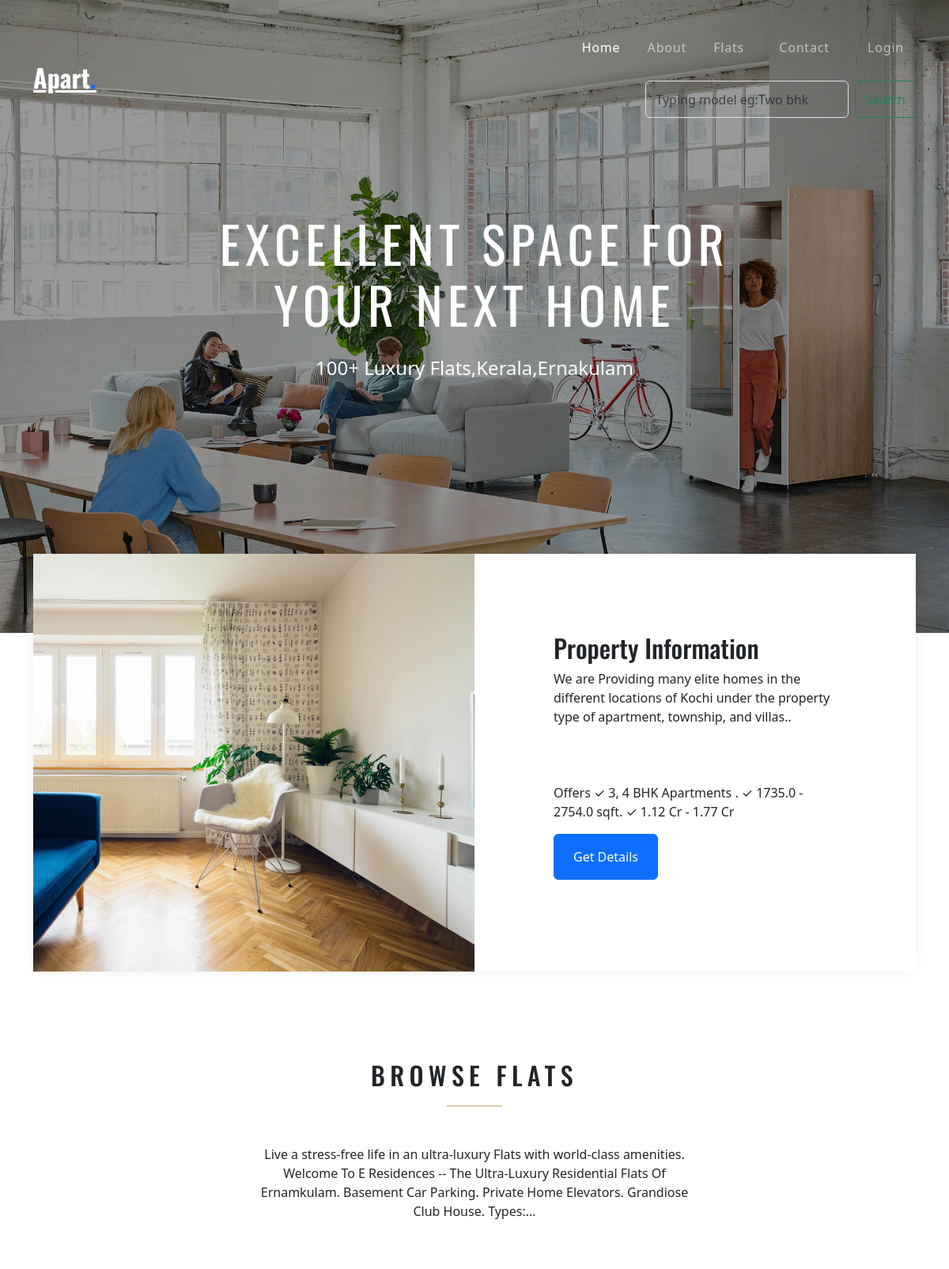
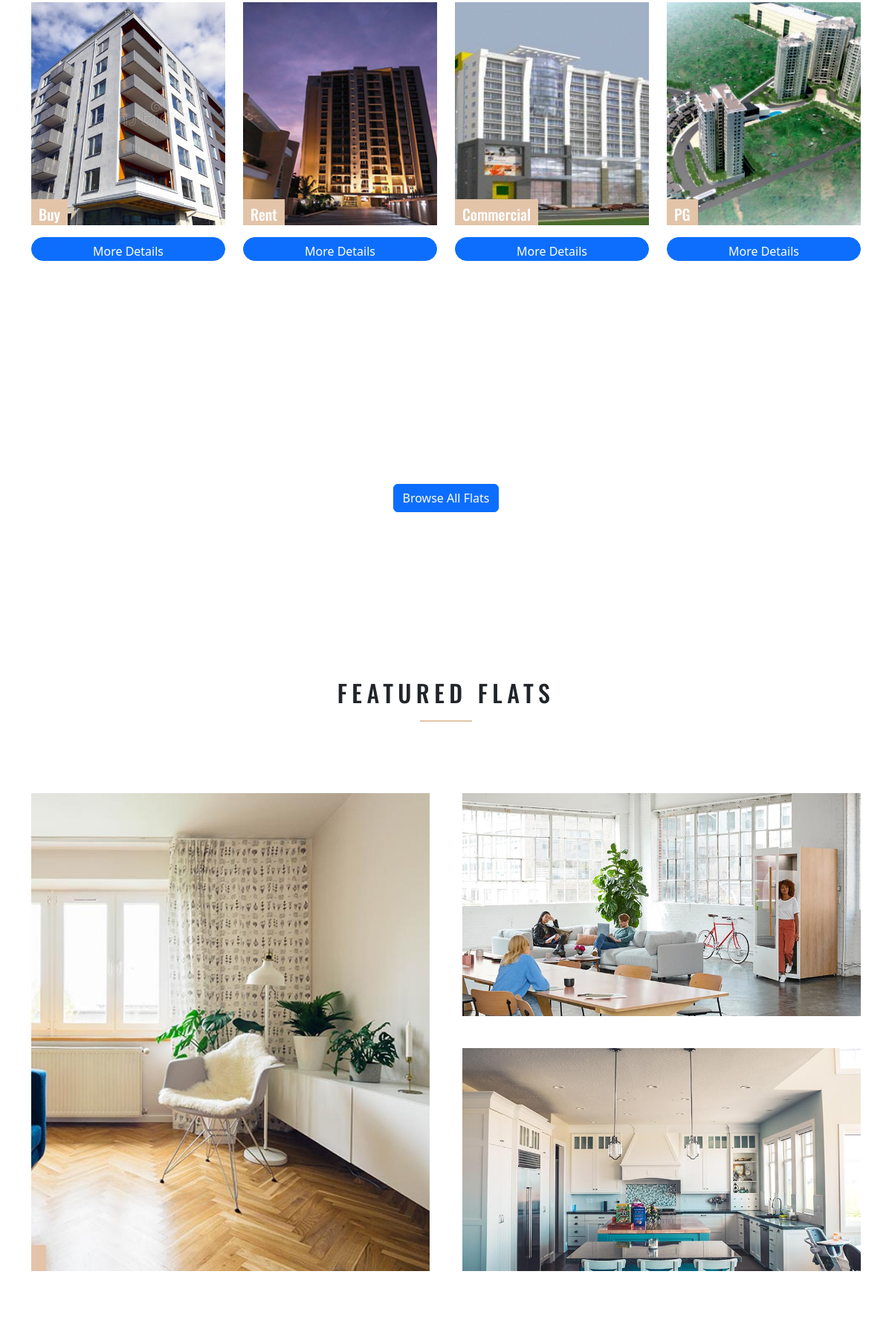
The page /anotherApp/index_apartment/ (upper part) on the database its author committed (2 pictures, top to bottom).
### myapp/models.py (models this page shows)
class apartmentDb(models.Model):
    Aname=models.CharField(max_length=100,null=True,blank=True)
    Oname=models.CharField(max_length=50,null=True,blank=True)
    Category=models.CharField(max_length=100,null=True,blank=True)
    Image=models.ImageField(upload_to="profile",null=True,blank=True)
    Description=models.CharField(max_length=150,null=True,blank=True)

### anotherApp/views.py (the view)
# urls.py: path('index_apartment/',views.index_apartment,name="index_apartment"),
def index_apartment(req):
    category=apartmentDb.objects.all()
    return render(req,"Apartment.html",{'category':category})

### anotherApp/templates/Apartment.html (shortened to what this page needs)
<!DOCTYPE html>
{% load static %}
<html lang="en">
  <head>
    <link rel="stylesheet" href="{% static 'fonts/icomoon/style.css' %}">
    <link rel="stylesheet" href="{% static 'css/bootstrap.min.css' %}">
    <link rel="stylesheet" href="{% static 'css/magnific-popup.css' %}">
    <link rel="stylesheet" href="{% static 'css/jquery-ui.css' %}">
    <link rel="stylesheet" href="{% static 'css/owl.carousel.min.css' %}">
    <link rel="stylesheet" href="{% static 'css/owl.theme.default.min.css' %}">
    <link rel="stylesheet" href="{% static 'css/bootstrap-datepicker.css' %}">
    <link rel="stylesheet" href="{% static 'css/mediaelementplayer.css' %}">
    <link rel="stylesheet" href="{% static 'css/animate.css' %}">
    <link rel="stylesheet" href="{% static 'fonts/flaticon/font/flaticon.css' %}">
    <link rel="stylesheet" href="{% static 'css/fl-bigmug-line.css' %}">
    <link rel="stylesheet" href="{% static 'css/aos.css' %}">
    <link rel="stylesheet" href="{% static 'css/style.css' %}">
    <link href="https://cdn.jsdelivr.net/npm/bootstrap@5.3.0/dist/css/bootstrap.min.css" rel="stylesheet">
  </head>
  <body>
  <div class="site-wrap">
    <div class="site-navbar mt-4">
        <div class="container py-1">
          <div class="row align-items-center">
            <div class="col-8 col-md-8 col-lg-4">
              <h1 class="mb-0"><a href="index.html" class="text-white h2 mb-0"><strong>Apart<span class="text-primary">.</span></strong></a></h1>
            </div>
            <div class="col-4 col-md-4 col-lg-8">
              <nav class="site-navigation text-right text-md-right" role="navigation">
                <ul class="site-menu js-clone-nav d-none d-lg-block">
                  <li class="active">
                    <a href="{% url 'index_apartment' %}">Home</a>
                  </li>
                  <li><a href="{% url 'About_page' %}">About</a></li>
                  <li class="has-children">
                    <a href="apartments.html">Flats</a>
                  </li>
                  <li><a href="{% url 'contact_Ap' %}">Contact</a></li>
                  <li>
                  </li>
                  {% if request.session.name %}
                  <li><a>{{request.session.name}}</a></li>
                  <li><a href="{% url 'logout_page' %}">Logout</a></li>
                  {% else %}
                  <li><a href="{% url 'login_page' %}">Login</a></li>
                  {% endif %}
                  <li>
                   <form action="{% url 'search_page' %}" method="get" class="d-flex">
        <input class="form-control me-2" type="text" name="query" placeholder="Typing model eg:Two bhk" aria-label="Search">
        <button class="btn btn-outline-success" type="submit">Search</button>
      </form>
                  </li>
                </ul>
              </nav>
            </div>
          </div>
        </div>
      </div>
    </div>
    <div class="site-blocks-cover overlay" style="background-image: url({% static 'images/hero_bg_2.jpg' %});" data-aos="fade" data-stellar-background-ratio="0.5" data-aos="fade">
      <div class="container">
        <div class="row align-items-center justify-content-center">
          <div class="col-md-8 text-center" data-aos="fade-up" data-aos-delay="400">
            <h1 class="mb-4">Excellent Space For Your Next Home</h1>
            <p class="mb-5">100+ Luxury Flats,Kerala,Ernakulam </p>
          </div>
        </div>
      </div>
    </div>
    <div class="container">
      {% block content %}
      <div class="featured-property-half d-flex">
        <div class="image" style="background-image: url({% static 'images/hero_bg_1.jpg' %})"></div>
        <div class="text">
          <h2>Property Information</h2>
          <p class="mb-5"> We are Providing many elite homes in the different locations of Kochi under the property type of apartment, township, and villas..</p><br>
          <p> Offers ✓ 3, 4 BHK Apartments . ✓ 1735.0 - 2754.0 sqft. ✓ 1.12 Cr - 1.77 Cr</p>
          <p><a href="#" class="btn btn-primary px-4 py-3">Get Details</a></p>
        </div>
      </div>
    </div>
    <div class="site-section">
      <div class="container">
        <div class="row">
          <div class="site-section-heading text-center mb-5 w-border col-md-6 mx-auto">
            <h2 class="mb-5">Browse Flats</h2>
            <p>Live a stress-free life in an ultra-luxury Flats with world-class amenities. Welcome To E Residences -- The Ultra-Luxury Residential Flats Of Ernamkulam. Basement Car Parking. Private Home Elevators. Grandiose Club House. Types:...</p>
          </div>
        </div>
        <div class="row">
          {% for i in category %}
          <div class="col-md-6 col-lg-3" data-aos="fade-up" data-aos-delay="100">
            <a href="#" class="unit-9">
              <div class="image " style="background-image: url({{i.Image.url}})" ></div>
              <div class="unit-9-content">
                <h2>{{i.Category}}</h2>
              </div>
              <div class="d-flex justify-content-center">
              <a href="{% url 'Apartment_page' Type_name=i.Category %}" class="btn btn-primary" style="width:550em; height:2em; margin-top:1em;border-radius: 2em;" >More Details</a>
                </div>
            </a>
          </div>
          {% endfor %}
          <div class="col-md-12 text-center mt-5" data-aos="fade-up">
            <a href="#" class="btn btn-primary">Browse All Flats</a>
          </div>
        </div>
      </div>
    </div>
    <div class="site-section">
      <div class="container">
        <div class="row">
          <div class="site-section-heading text-center mb-5 w-border col-md-6 mx-auto" data-aos="fade-up">
            <h2 class="mb-5">Featured Flats </h2>
          </div>
        </div>
        <div class="site-block-retro d-block d-md-flex">
          <a href="#" class="col1 unit-9 no-height" data-aos="fade-up" data-aos-delay="100">
            <div class="image" style="background-image: url({% static 'images/img_2.jpg' %});"></div>
            <div class="unit-9-content">
              <h2></h2>
            </div>
          </a>
          <div class="col2 ml-auto">
            <a href="#" class="col2-row1 unit-9 no-height" data-aos="fade-up" data-aos-delay="200">
              <div class="image" style="background-image: url({% static 'images/img_3.jpg' %});"></div>
            </a>
            <a href="#" class="col2-row2 unit-9 no-height" data-aos="fade-up" data-aos-delay="300">
              <div class="image" style="background-image: url({% static 'images/img_1.jpg' %});"></div>
            </a>
          </div>
        </div>
      </div>
    </div>
  {% endblock %}
  </body>
</html>

### rows shown on the page
apartmentDb: Image (picture), Category "Buy"
apartmentDb: Image (picture), Category "Rent"
apartmentDb: Image (picture), Category "Commercial"
apartmentDb: Image (picture), Category "PG"
